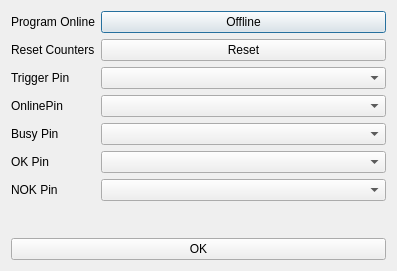
<?xml version="1.0" encoding="UTF-8"?>
<ui version="4.0">
 <class>DialogGeneralConfiguration</class>
 <widget class="QDialog" name="DialogGeneralConfiguration">
  <property name="windowModality">
   <enum>Qt::ApplicationModal</enum>
  </property>
  <property name="geometry">
   <rect>
    <x>0</x>
    <y>0</y>
    <width>397</width>
    <height>271</height>
   </rect>
  </property>
  <property name="windowTitle">
   <string>General Configuration</string>
  </property>
  <property name="modal">
   <bool>true</bool>
  </property>
  <layout class="QVBoxLayout" name="verticalLayout">
   <item>
    <layout class="QFormLayout" name="formLayout">
     <item row="0" column="0">
      <widget class="QLabel" name="labelProgramOnline">
       <property name="text">
        <string>Program Online</string>
       </property>
      </widget>
     </item>
     <item row="0" column="1">
      <widget class="QPushButton" name="pushButtonProgramOnline">
       <property name="sizePolicy">
        <sizepolicy hsizetype="Minimum" vsizetype="Fixed">
         <horstretch>0</horstretch>
         <verstretch>0</verstretch>
        </sizepolicy>
       </property>
       <property name="layoutDirection">
        <enum>Qt::LeftToRight</enum>
       </property>
       <property name="text">
        <string>Offline</string>
       </property>
       <property name="checkable">
        <bool>true</bool>
       </property>
      </widget>
     </item>
     <item row="1" column="0">
      <widget class="QLabel" name="labelResetCounters">
       <property name="text">
        <string>Reset Counters</string>
       </property>
      </widget>
     </item>
     <item row="1" column="1">
      <widget class="QPushButton" name="pushButtonResetCounters">
       <property name="text">
        <string>Reset</string>
       </property>
      </widget>
     </item>
     <item row="2" column="0">
      <widget class="QLabel" name="labelTriggerPin">
       <property name="text">
        <string>Trigger Pin</string>
       </property>
      </widget>
     </item>
     <item row="2" column="1">
      <widget class="QComboBox" name="comboBoxTriggerPin"/>
     </item>
     <item row="3" column="0">
      <widget class="QLabel" name="labelOnlinePin">
       <property name="text">
        <string>OnlinePin</string>
       </property>
      </widget>
     </item>
     <item row="3" column="1">
      <widget class="QComboBox" name="comboBoxOnlinePin"/>
     </item>
     <item row="4" column="0">
      <widget class="QLabel" name="labelBusyPin">
       <property name="text">
        <string>Busy Pin</string>
       </property>
      </widget>
     </item>
     <item row="4" column="1">
      <widget class="QComboBox" name="comboBoxBusyPin"/>
     </item>
     <item row="5" column="0">
      <widget class="QLabel" name="labelOkPin">
       <property name="text">
        <string>OK Pin</string>
       </property>
      </widget>
     </item>
     <item row="5" column="1">
      <widget class="QComboBox" name="comboBoxOkPin"/>
     </item>
     <item row="6" column="0">
      <widget class="QLabel" name="labelNOKPin">
       <property name="text">
        <string>NOK Pin</string>
       </property>
      </widget>
     </item>
     <item row="6" column="1">
      <widget class="QComboBox" name="comboBoxNOKPin"/>
     </item>
    </layout>
   </item>
   <item>
    <widget class="QPushButton" name="buttonOk">
     <property name="text">
      <string>OK</string>
     </property>
    </widget>
   </item>
  </layout>
 </widget>
 <resources/>
 <connections/>
</ui>
